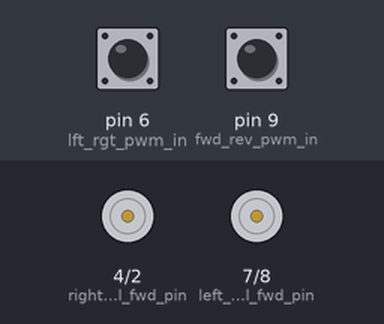
A program run on a simulated Arduino Nano, built with avr-gcc and run on an emulated ATmega328P. Parts: motor-driver pin pairs drawn as motors (green arrow = first pin HIGH = forward, orange = second pin HIGH = backward, longer = more drive, scaled by the enable pin). Inputs (shaded band) come from the test bench; at power-on: pin 6 (lft_rgt_pwm_in) LOW, pin 9 (fwd_rev_pwm_in) LOW.

Above: at 1.2 s.
1.3 s: pin 6 (lft_rgt_pwm_in) pulsed HIGH 2 times (0.12 s each, 0.3 s apart)
At 1.7 s:
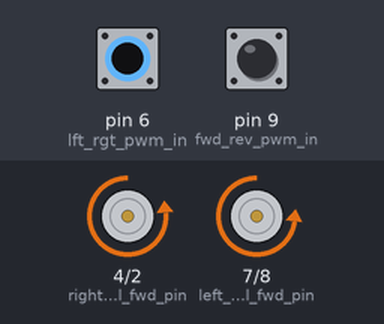
4.9 s: pin 9 (fwd_rev_pwm_in) pulsed HIGH 5 times (0.12 s each, 0.3 s apart)
At 9.6 s:
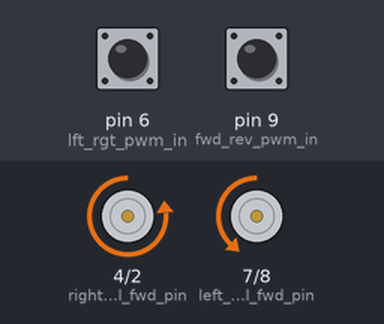
Timing chart, 0 to 11.1 s (numbered marks = the images above; inputs shaded):
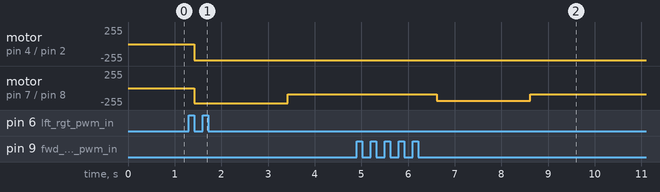

Measured:
- after the input at 1.3 s, motor on pin 4 (right_wheel_fwd_pin) / pin 2 (right_wheel_rev_pin): stopped → backward 240/255 after 0.12 s instead of 0.70 s; motor on pin 7 (left_wheel_fwd_pin) / pin 8 (left_wheel_rev_pin): stopped → backward 226/255 after 0.12 s, → backward 93/255 2.0 s later
- after the input at 4.9 s, motor on pin 4 (right_wheel_fwd_pin) / pin 2 (right_wheel_rev_pin): backward 240/255 → backward 244/255 after 1.7 s, → backward 240/255 2.0 s later; motor on pin 7 (left_wheel_fwd_pin) / pin 8 (left_wheel_rev_pin): backward 93/255 → backward 188/255 after 1.7 s, → backward 93/255 2.0 s later

The program:

main.cpp
```cpp
#include <Arduino.h>
// throttle channel 3 on pin 10
const int fwd_rev_pwm_in = 9;  // Input pin for PWM signal from RC receiver
const int lft_rgt_pwm_in = 6;  // Input pin for PWM signal from RC receiver
const int left_wheel_fwd_pin = 7;     // Output pin for DC motor
const int left_wheel_rev_pin = 8;     // Output pin for DC motor
const int right_wheel_fwd_pin = 4;     // Output pin for DC motor
const int right_wheel_rev_pin = 2;     // Output pin for DC motor
const int right_wheel_pwm_out = 3;     // Output pin for DC motor
const int left_wheel_pwm_out = 5;     // Output pin for DC motor

int turn_ratio;
int turn_motorSpeed;

void setup() {
  pinMode(fwd_rev_pwm_in, INPUT);     // Set the PWM input pin as an input
  pinMode(lft_rgt_pwm_in, INPUT);     // Set the PWM input pin as an input

  pinMode(left_wheel_fwd_pin, OUTPUT);       // Set the motor pin as an output
  pinMode(left_wheel_rev_pin, OUTPUT);       // Set the motor pin as an output

  pinMode(right_wheel_fwd_pin, OUTPUT);       // Set the motor pin as an output
  pinMode(right_wheel_rev_pin, OUTPUT);       // Set the motor pin as an output

  pinMode(right_wheel_pwm_out, OUTPUT);       // Set the motor pin as an output
  pinMode(left_wheel_pwm_out, OUTPUT);       // Set the motor pin as an output

  Serial.begin(9600); // Initialize serial communication at 9600 baud rate
}

void loop() {

  // Grab the input pwm signals
  int fwd_rev_pwmValue = pulseIn(fwd_rev_pwm_in, HIGH);  // Read the PWM signal
  // Serial.print("fwd_rev_PWM: ");
  // Serial.println(fwd_rev_pwmValue);

  int lft_rgt_pwmValue = pulseIn(lft_rgt_pwm_in, HIGH);  // Read the PWM signal
  // Serial.print("lft_rgt_PWM: ");
  // Serial.println(lft_rgt_pwmValue);

  int motorSpeed = map(fwd_rev_pwmValue, 990, 1992, 0, 255); // Map the PWM value to motor speed
  // Serial.print("Motor Speed: ");
  // Serial.println(motorSpeed);

  if (motorSpeed < 125) {
    motorSpeed = 125 - motorSpeed;
    digitalWrite(left_wheel_fwd_pin, LOW); // Set the motor direction
    digitalWrite(left_wheel_rev_pin, HIGH); // Set the motor direction
    digitalWrite(right_wheel_fwd_pin, LOW); // Set the motor direction
    digitalWrite(right_wheel_rev_pin, HIGH); // Set the motor direction
  }
  else if (motorSpeed > 130) {
    motorSpeed = motorSpeed - 130;
    digitalWrite(left_wheel_fwd_pin, HIGH); // Set the motor direction
    digitalWrite(left_wheel_rev_pin, LOW); // Set the motor direction
    digitalWrite(right_wheel_fwd_pin, HIGH); // Set the motor direction
    digitalWrite(right_wheel_rev_pin, LOW); // Set the motor direction
  }
  else{
    motorSpeed = 0;
  }

  motorSpeed = motorSpeed * 2;


  // Serial.print("Motor Speed: ");
  // Serial.println(motorSpeed);

  // Calculate left and right pwm
  if(lft_rgt_pwmValue < 1480){
    turn_ratio = map(lft_rgt_pwmValue, 980, 1480, 0, 100);
    if (motorSpeed > 5){
      analogWrite(left_wheel_pwm_out, motorSpeed*turn_ratio / 100); // Set the motor speed
      // Serial.print("turn_ratio: ");
      // Serial.println(turn_ratio);
      analogWrite(right_wheel_pwm_out, motorSpeed); // Set the motor speed
    }

    else{
      digitalWrite(left_wheel_fwd_pin, LOW); // Set the motor direction
      digitalWrite(left_wheel_rev_pin, HIGH); // Set the motor direction
      digitalWrite(right_wheel_fwd_pin, HIGH); // Set the motor direction
      digitalWrite(right_wheel_rev_pin, LOW); // Set the motor direction
      analogWrite(left_wheel_pwm_out, turn_ratio * 255); // Set the motor speed
      analogWrite(right_wheel_pwm_out, turn_ratio * 255); // Set the motor speed
    }
  }

  else if(lft_rgt_pwmValue > 1500){
    turn_ratio = map(lft_rgt_pwmValue, 1500, 1995, 100, 0);
    if (motorSpeed > 5){
      analogWrite(left_wheel_pwm_out, motorSpeed); // Set the motor speed
      analogWrite(right_wheel_pwm_out, motorSpeed*turn_ratio / 100); // Set the motor speed
    }
    else{
      digitalWrite(left_wheel_fwd_pin, HIGH); // Set the motor direction
      digitalWrite(left_wheel_rev_pin, LOW); // Set the motor direction
      digitalWrite(right_wheel_fwd_pin, LOW); // Set the motor direction
      digitalWrite(right_wheel_rev_pin, HIGH); // Set the motor direction
      analogWrite(left_wheel_pwm_out, turn_ratio * 255); // Set the motor speed
      analogWrite(right_wheel_pwm_out, turn_ratio * 255); // Set the motor speed
    }
  }

  else{
    analogWrite(left_wheel_pwm_out, motorSpeed); // Set the motor speed
    analogWrite(right_wheel_pwm_out, motorSpeed); // Set the motor speed
  }

}
```
